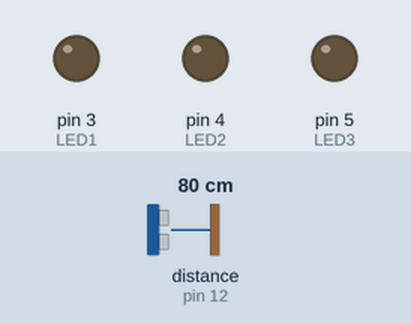
This sketch was run on a simulated Arduino Uno, built with avr-gcc and run on an emulated ATmega328P. Shown: output pins drawn as LEDs (lit = HIGH). Wiring (inferred from the names in the program): ultrasonic range finder: trigger pin 11; echo pin 12. The test bench sets the inputs (shaded band); at power-on: distance to the obstacle (sensor on pin 12) 80 cm. The echo pulse lasts 58.3 µs per cm; pins used as bus, display or sensor lines are not drawn; what the sketch prints to the serial monitor is not drawn.

Above: at 1.2 s.
1.3 s: distance to the obstacle (sensor on pin 12) set to 34 cm
2.8 s: distance to the obstacle (sensor on pin 12) set to 28 cm
At 3.4 s:
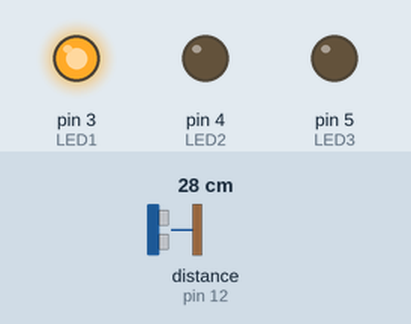
4.3 s: distance to the obstacle (sensor on pin 12) set to 23 cm
At 4.6 s:
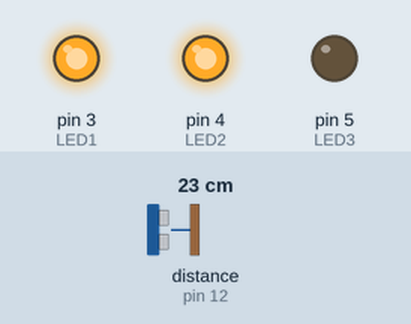
5.8 s: distance to the obstacle (sensor on pin 12) set to 18 cm
At 6.9 s:
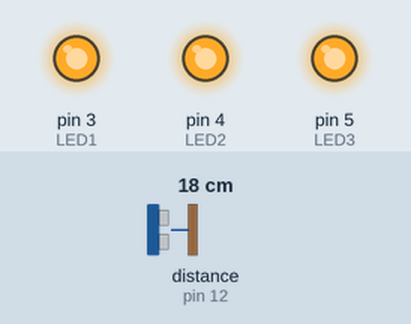
7.3 s: distance to the obstacle (sensor on pin 12) set to 35 cm
At 8.1 s:
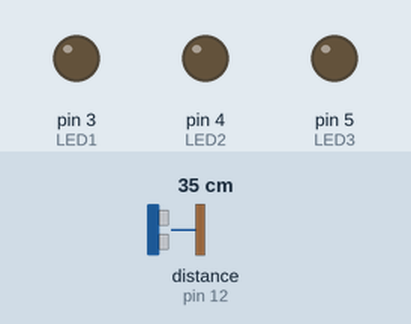
8.8 s: distance to the obstacle (sensor on pin 12) set to 2 cm
At 9.1 s:
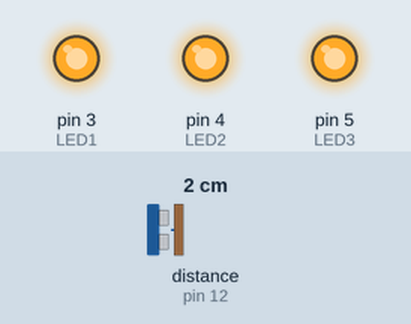
Timing chart, 0 to 11.3 s (numbered marks = the images above; inputs shaded):
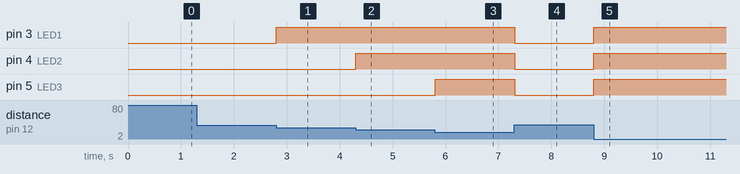

The sketch:

sketch_nov10a.ino
```cpp
const int trigpin = 11;
const int echopin = 12;

const int LED1 = 3;
const int LED2 = 4;
const int LED3 = 5;
const int LED4 = 6;
const int LED5 = 7;
const int LED6 = 8;

int duration = 0;
int distance = 0;

void setup()
{
  pinMode(trigpin , OUTPUT);
  pinMode(echopin , INPUT);

  pinMode(LED1 , OUTPUT);
  pinMode(LED2 , OUTPUT);
  pinMode(LED3 , OUTPUT);

  Serial.begin(9600);

}

void loop()
{
  digitalWrite(trigpin , HIGH);
  delayMicroseconds(1000);
  digitalWrite(trigpin , LOW);

  duration = pulseIn(echopin , HIGH);
  distance = (duration/2) / 28.5 ;
  Serial.println(distance);

  if (distance <= 5) {
    digitalWrite(LED1, HIGH);
    digitalWrite(LED2, HIGH);
    digitalWrite(LED3, HIGH);
    digitalWrite(LED4, HIGH);
    digitalWrite(LED5, HIGH);
    digitalWrite(LED6, HIGH);
  } else if (distance <= 10) {
    digitalWrite(LED1, HIGH);
    digitalWrite(LED2, HIGH);
    digitalWrite(LED3, HIGH);
    digitalWrite(LED4, HIGH);
    digitalWrite(LED5, HIGH);
    digitalWrite(LED6, LOW);
  } else if (distance <= 15) {
    digitalWrite(LED1, HIGH);
    digitalWrite(LED2, HIGH);
    digitalWrite(LED3, HIGH);
    digitalWrite(LED4, HIGH);
    digitalWrite(LED5, LOW);
    digitalWrite(LED6, LOW);
  } else if (distance <= 20) {
    digitalWrite(LED1, HIGH);
    digitalWrite(LED2, HIGH);
    digitalWrite(LED3, HIGH);
    digitalWrite(LED4, LOW);
    digitalWrite(LED5, LOW);
    digitalWrite(LED6, LOW);
  } else if (distance <= 25) {
    digitalWrite(LED1, HIGH);
    digitalWrite(LED2, HIGH);
    digitalWrite(LED3, LOW);
    digitalWrite(LED4, LOW);
    digitalWrite(LED5, LOW);
    digitalWrite(LED6, LOW);
  } else if (distance <= 30) {
    digitalWrite(LED1, HIGH);
    digitalWrite(LED2, LOW);
    digitalWrite(LED3, LOW);
    digitalWrite(LED4, LOW);
    digitalWrite(LED5, LOW);
    digitalWrite(LED6, LOW);
  } else {
    digitalWrite(LED1, LOW);
    digitalWrite(LED2, LOW);
    digitalWrite(LED3, LOW);
    digitalWrite(LED4, LOW);
    digitalWrite(LED5, LOW);
    digitalWrite(LED6, LOW);
  }
}
```

Measured:
- the behaviour switches between 31 and 30 cm on distance to the obstacle (sensor on pin 12) (found by bisection; images 0 and 1)
- the behaviour switches between 26 and 25 cm on distance to the obstacle (sensor on pin 12) (found by bisection; images 1 and 2)
- the behaviour switches between 21 and 20 cm on distance to the obstacle (sensor on pin 12) (found by bisection; images 2 and 3)
- after the input at 2.8 s, pin 3 (LED1): LOW → HIGH at once
- after the input at 4.3 s, pin 4 (LED2): LOW → HIGH at once
- after the input at 5.8 s, pin 5 (LED3): LOW → HIGH at once
- after the input at 7.3 s, pin 3 (LED1), pin 4 (LED2), pin 5 (LED3): HIGH → LOW at once
- after the input at 8.8 s, pin 3 (LED1), pin 4 (LED2), pin 5 (LED3): LOW → HIGH at once
